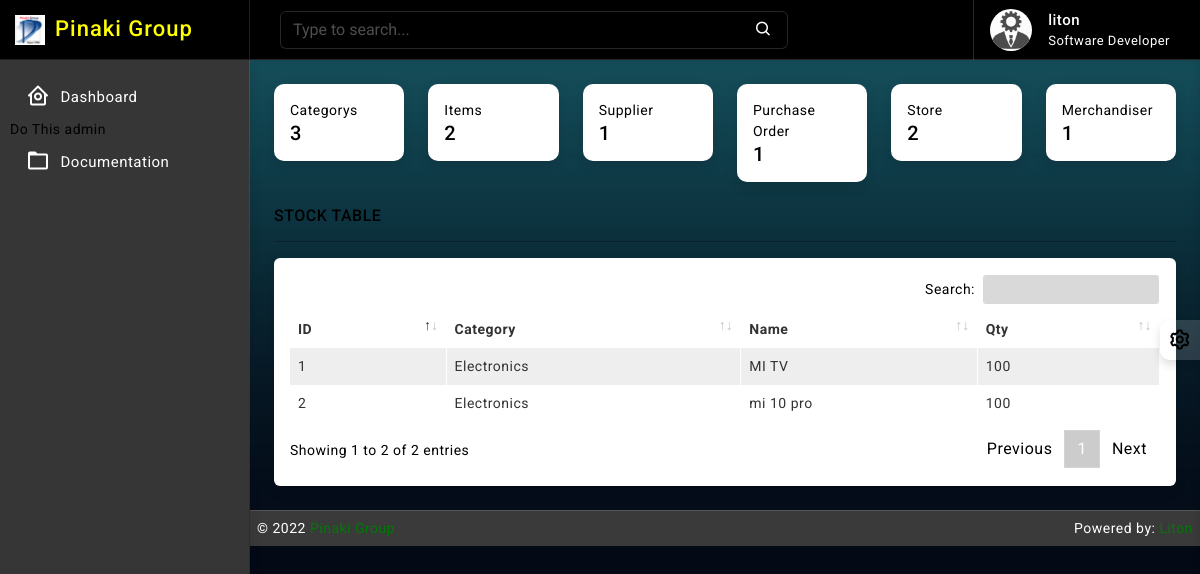
The app's page / (signed in), older data.
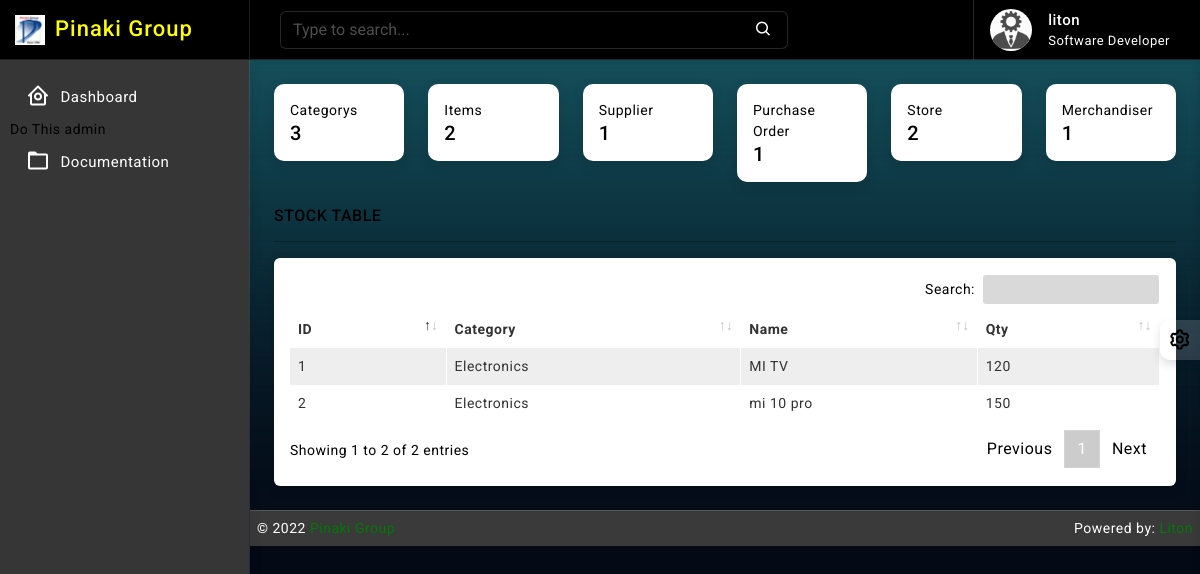
The same page, newer data.
### stock/models.py (models this page shows, shortened)
class Stock(models.Model):
    id = models.AutoField(primary_key=True)
    category = models.ForeignKey(Category, on_delete=models.CASCADE, blank=False)
    name = models.CharField(max_length=30, unique=True)
    quantity = models.IntegerField(default=1)
    is_deleted = models.BooleanField(default=False)

### category/models.py (models this page shows)
class Category(models.Model):
    name = models.CharField(max_length=64, null=True, unique=True, blank=True)
    created_at = models.DateTimeField(auto_now_add=True, auto_now=False)
    updated_at = models.DateTimeField(auto_now_add=False, auto_now=True)
    def __str__(self):
        return self.name

### accounts/decorators.py (the view)
        def wrapper_func(request, *args, **kwargs):
            group = None
            if request.user.groups.exists():
                group = request.user.groups.all()[0].name
            if group in allowed_roles:
                return view_func(request, *args, **kwargs)
            else:
                return render(request, 'accounts/index.html')

### pgims/views.py (called while the page is built)
@login_required
@admin_only
@allowed_users(allowed_roles=['admin', 'merchandiser'])
def home(request):
    total_category = Category.objects.count()
    total_merchandiser = Merchandiser.objects.count()
    total_supplier = Supplier.objects.count()
    total_store = StoreBill.objects.count()
    total_purchase = PurchaseItem.objects.count()
    total_stock = Stock.objects.count()
    stocks = Stock.objects.all().order_by('-id')
    context = {
        'name': total_category,
        'office_id': total_merchandiser,
        'supplier_name': total_supplier,
        'stock': total_purchase,
        'billno': total_store,
        'billno': total_stock,
        'stocks': stocks
    }
    return render(request, 'home.html', context)

### templates/home.html (shortened to what the changed rows need)
{% extends 'base/base.html' %}
{% block body %}
{% load static %}
		<div class="page-wrapper">
			<div class="page-content">
                    <div class="card">
                        <div class="card-body">
                            <div class="table-responsive">
                                <table id="example2" class="table table-striped table-bordered">
                                    <thead>
                                        <tr>
                                            <th>ID</th>
                                            <th>Category</th>
                                            <th>Name</th>
                                            <th>Qty</th>
                                        </tr>
                                    </thead>
                                    <tbody>
                                        {% for data in stocks %}
                                        <tr>
                                           <td>{{ data.id }}</td>
                                           <td>{{ data.category }}</td>
                                           <td>{{ data.name }}</td>
                                           <td>{{ data.quantity }}</td>
                                        </tr>
                                     {% endfor %}
                                    </tbody>
                                </table>
                            </div>
                        </div>
                    </div>
            </div>
        </div>
{% endblock body %}

Row changes from the older to the newer data that the page shows:
changed Stock "mi 10 pro": quantity "100" → "150"
changed Stock "MI TV": quantity "100" → "120"
